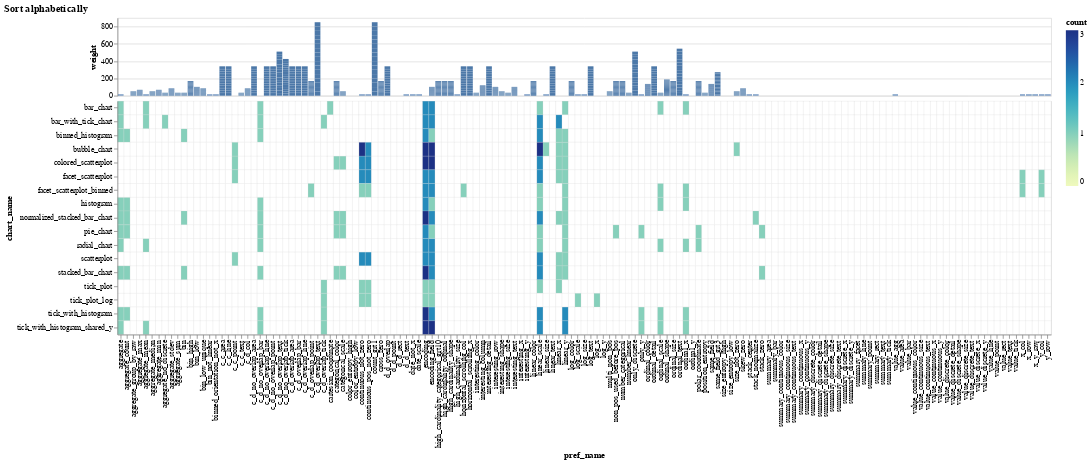

This figure's notebook cell:
### Markdown cell above
### Interactive Selection of Debugging Variants

_Interactions will work only in a Python-enabled environment! Please [clone the repository](https://github.com/cmudig/draco2) or start it in [Binder](https://mybinder.org/v2/gh/cmudig/draco2/HEAD)._

### Code cell
import ipywidgets as widgets
from IPython.display import display, clear_output

configs = DracoDebugPlotter.__DEFAULT_CONFIGS__
DEFAULT_CFG = configs[0]
chart_output: widgets.Output | None

config_selector = widgets.Dropdown(
    options=[cfg.title for cfg in configs],
    value=DEFAULT_CFG.title,
    description="Sorting:",
    disabled=False,
)


def on_config_selected(cfg_title: str):
    """Generates and displays a chart for the config identified by `cfg_title`"""
    cfg = [cfg for cfg in configs if cfg.title == cfg_title]
    if len(cfg) == 0:
        raise RuntimeError(f'No chart configuration with the title "{cfg_title}"')
    chart = plotter.create_chart(cfg[0])
    clear_output()
    display(config_selector)
    display(chart)


def handle_config_selection(event):
    """Handler registered to the `config_selector` dropdown widget"""
    if event["type"] == "change":
        cfg_title: str = event["owner"].value
        on_config_selected(cfg_title)


# Register the event handler to the dropdown
config_selector.observe(handle_config_selection)
# Display initial value
on_config_selected(DEFAULT_CFG.title)

### Figure 1 — Vega-Lite specification as saved in the notebook (floating-point values rounded to 4 significant figures; data arrays with more than 128 entries replaced by an {"elided": "..."} marker saying what was removed)
{"config": {"view": {"continuousWidth": 400, "continuousHeight": 300}}, "vconcat": [{"mark": "bar", "encoding": {"tooltip": [{"field": "pref_name", "type": "nominal"}, {"field": "weight", "type": "quantitative"}], "x": {"axis": null, "field": "pref_name", "sort": "ascending", "type": "nominal"}, "y": {"field": "weight", "type": "quantitative"}}, "height": 100.0, "width": 1200}, {"mark": {"type": "rect", "stroke": "lightgray", "strokeWidth": 0.25}, "encoding": {"color": {"condition": {"value": "white", "test": "(datum.count === 0)"}, "field": "count", "type": "quantitative"}, "tooltip": [{"field": "chart_name", "type": "nominal"}, {"field": "pref_name", "type": "nominal"}, {"field": "count", "type": "quantitative"}, {"field": "weight", "type": "quantitative"}], "x": {"field": "pref_name", "sort": "ascending", "type": "nominal"}, "y": {"field": "chart_name", "sort": "ascending", "type": "nominal"}}, "height": 300.0, "width": 1200}], "data": {"name": "data-612a92542bfcd7217489135134030a73"}, "spacing": 0, "title": "Sort alphabetically", "$schema": "https://vega.github.io/schema/vega-lite/v4.17.0.json", "datasets": {"data-612a92542bfcd7217489135134030a73": {"elided": "2499 records"}}}
